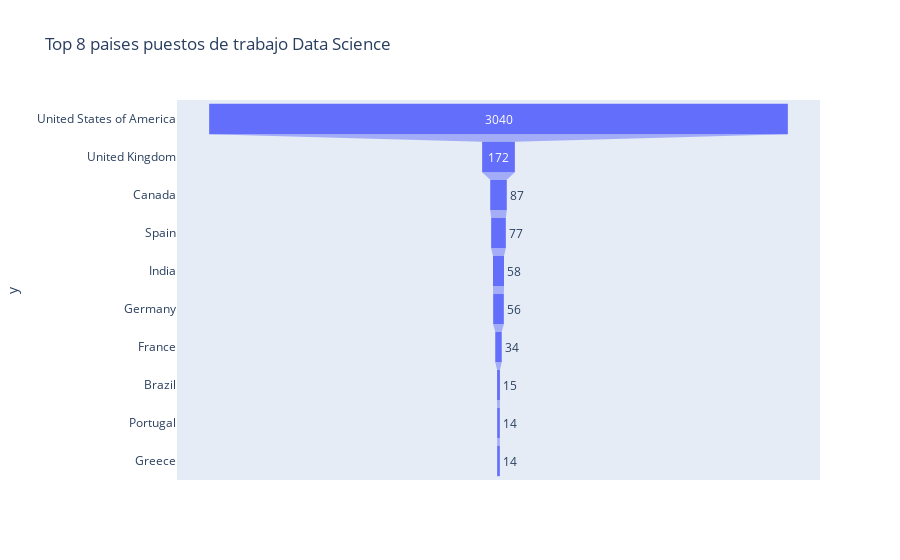

Write notebook code for a chart like this one.
### Code cell
#Hacemos un funnel con el top 10 de paises

paises = data_ubicacion.index.tolist()
cantidad_de_datos = data_ubicacion['cantidad_de_datos'].tolist()


px.funnel(
         y = paises , x = cantidad_de_datos, title = 'Top 8 paises puestos de trabajo Data Science')

### Figure 1 — Plotly figure (JSON) as saved in the notebook; plotly's stock layout.template omitted (floating-point values rounded to 4 significant figures)
{"data": [{"hovertemplate": "x=%{x}<br>y=%{y}<extra></extra>", "legendgroup": "", "marker": {"color": "#636efa"}, "name": "", "orientation": "h", "showlegend": false, "type": "funnel", "x": [3040, 172, 87, 77, 58, 56, 34, 15, 14, 14], "xaxis": "x", "y": ["United States of America", "United Kingdom", "Canada", "Spain", "India", "Germany", "France", "Brazil", "Portugal", "Greece"], "yaxis": "y"}], "layout": {"legend": {"tracegroupgap": 0}, "title": {"text": "Top 8 paises puestos de trabajo Data Science"}, "xaxis": {"anchor": "y", "domain": [0, 1], "title": {"text": "x"}}, "yaxis": {"anchor": "x", "domain": [0, 1], "title": {"text": "y"}}}}
